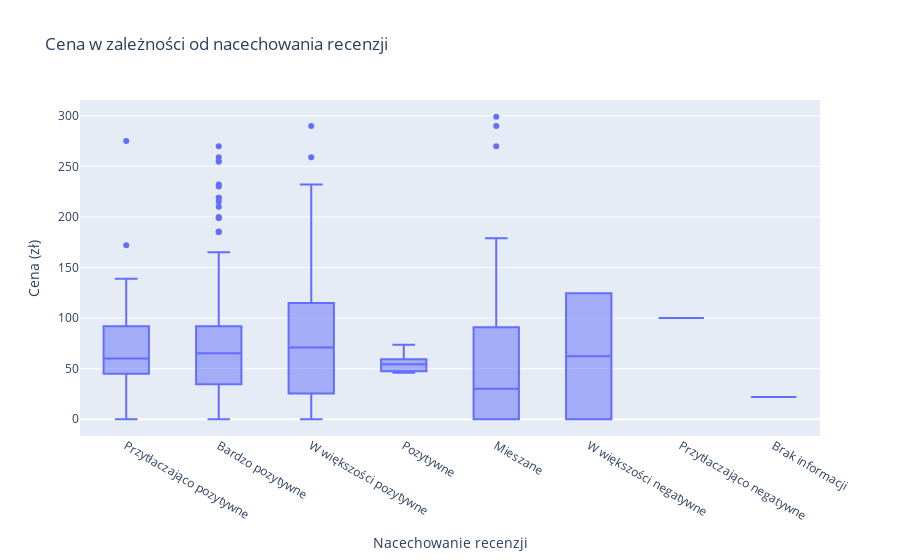

Notebook code cell kept with this figure:
### Code cell
# 2. Zależność między ceną a nacechowaniem recenzji

# Mapowanie nacechowania na wartości numeryczne
sentiment_map = {
    'Bardzo pozytywne': 3,
    'Pozytywne': 2,
    'Mieszane': 1,
    'Negatywne': 0
}
df['sentiment_score'] = df['Nacechowanie recenzji'].map(sentiment_map)

# Określenie kolejności dla 'Nacechowanie recenzji'
category_order = ['Przytłaczająco pozytywne', 'Bardzo pozytywne', 'W większości pozytywne', 'Pozytywne', 'Mieszane', 'W większości negatywne', 'Przytłaczająco negatywne']

# Scatter plot
fig = px.box(df, x='Nacechowanie recenzji', y='Cena', title='Cena w zależności od nacechowania recenzji',
             labels={'Cena': 'Cena (zł)', 'Nacechowanie recenzji': 'Nacechowanie recenzji'},
             category_orders={'Nacechowanie recenzji': category_order})  # Dodajemy sortowanie

fig.show()

### Figure 1 — Plotly figure (JSON) as saved in the notebook; plotly's stock layout.template omitted (floating-point values rounded to 4 significant figures; data arrays with more than 128 entries replaced by an {"elided": "..."} marker saying what was removed)
{"data": [{"alignmentgroup": "True", "hovertemplate": "Nacechowanie recenzji=%{x}<br>Cena (zł)=%{y}<extra></extra>", "legendgroup": "", "marker": {"color": "#636efa"}, "name": "", "notched": false, "offsetgroup": "", "orientation": "v", "showlegend": false, "type": "box", "x": {"elided": "419 str values"}, "x0": " ", "xaxis": "x", "y": {"elided": "419 float values"}, "y0": " ", "yaxis": "y"}], "layout": {"boxmode": "group", "legend": {"tracegroupgap": 0}, "title": {"text": "Cena w zależności od nacechowania recenzji"}, "xaxis": {"anchor": "y", "categoryarray": ["Przytłaczająco pozytywne", "Bardzo pozytywne", "W większości pozytywne", "Pozytywne", "Mieszane", "W większości negatywne", "Przytłaczająco negatywne"], "categoryorder": "array", "domain": [0, 1], "title": {"text": "Nacechowanie recenzji"}}, "yaxis": {"anchor": "x", "domain": [0, 1], "title": {"text": "Cena (zł)"}}}}
